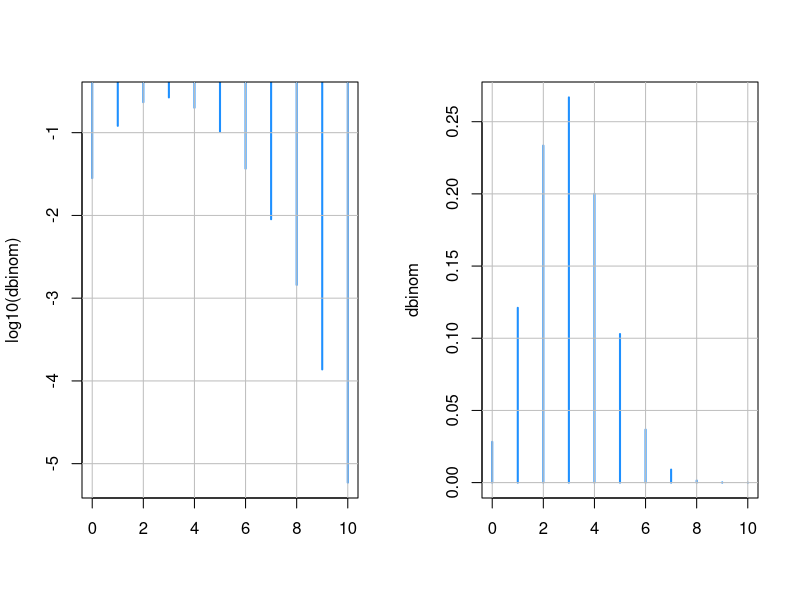
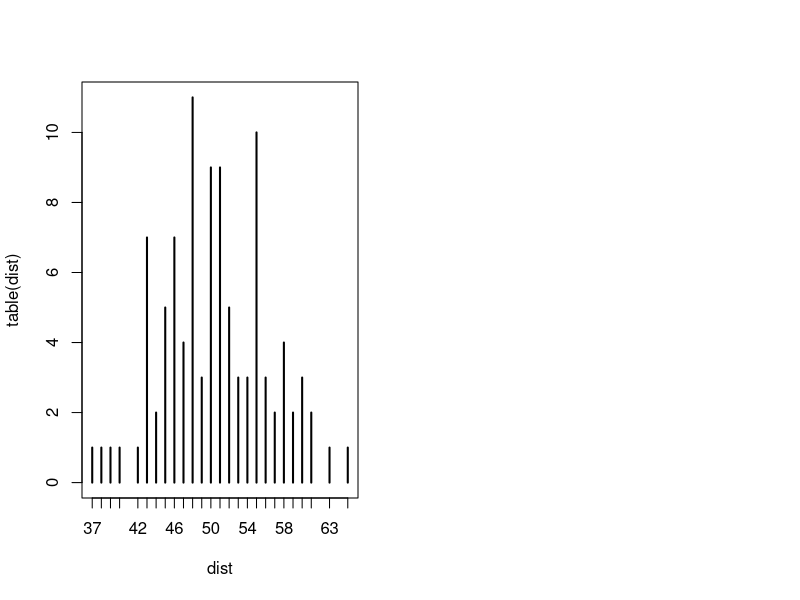

Source code (R) for these figures, in order:
#multiple plots, one row, two columns
par(mfrow=c(1,2), pch=20)

# binom dist in log scale
plot(0:10,log10(dbinom(x=0:10,size=10,prob=0.3)),
     type='h', lwd=2, col="dodgerblue", xlab="", ylab="log10(dbinom)")
# grid
grid(col="gray", lty="solid")

# plot binom non-log
plot(0:10,dbinom(x=0:10,size=10,prob=0.3),type='h',lwd=2,
     col="dodgerblue",ylab="dbinom", xlab="")
grid(col="gray", lty="solid")



dist=rbinom(0:100,size=100,prob=0.5)
plot(table(dist), type='h', lwd=2)
mean(dist)
var(dist)
